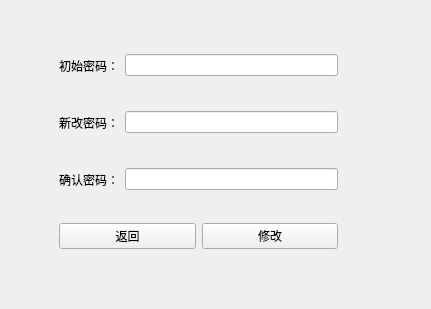
<?xml version="1.0" encoding="UTF-8"?>
<ui version="4.0">
 <class>StuModifyPassSelf</class>
 <widget class="QWidget" name="StuModifyPassSelf">
  <property name="geometry">
   <rect>
    <x>0</x>
    <y>0</y>
    <width>431</width>
    <height>309</height>
   </rect>
  </property>
  <property name="windowTitle">
   <string>Form</string>
  </property>
  <widget class="QWidget" name="widget_5" native="true">
   <property name="geometry">
    <rect>
     <x>50</x>
     <y>40</y>
     <width>297</width>
     <height>222</height>
    </rect>
   </property>
   <layout class="QVBoxLayout" name="verticalLayout">
    <item>
     <widget class="QWidget" name="widget" native="true">
      <layout class="QHBoxLayout" name="horizontalLayout">
       <item>
        <widget class="QLabel" name="label">
         <property name="text">
          <string>初始密码：</string>
         </property>
        </widget>
       </item>
       <item>
        <widget class="QLineEdit" name="lineEdit_oldPass">
         <property name="echoMode">
          <enum>QLineEdit::PasswordEchoOnEdit</enum>
         </property>
        </widget>
       </item>
      </layout>
     </widget>
    </item>
    <item>
     <widget class="QWidget" name="widget_2" native="true">
      <layout class="QHBoxLayout" name="horizontalLayout_2">
       <item>
        <widget class="QLabel" name="label_2">
         <property name="text">
          <string>新改密码：</string>
         </property>
        </widget>
       </item>
       <item>
        <widget class="QLineEdit" name="lineEdit_newPass">
         <property name="echoMode">
          <enum>QLineEdit::PasswordEchoOnEdit</enum>
         </property>
        </widget>
       </item>
      </layout>
     </widget>
    </item>
    <item>
     <widget class="QWidget" name="widget_3" native="true">
      <layout class="QHBoxLayout" name="horizontalLayout_3">
       <item>
        <widget class="QLabel" name="label_3">
         <property name="text">
          <string>确认密码：</string>
         </property>
        </widget>
       </item>
       <item>
        <widget class="QLineEdit" name="lineEdit_againPass">
         <property name="echoMode">
          <enum>QLineEdit::PasswordEchoOnEdit</enum>
         </property>
        </widget>
       </item>
      </layout>
     </widget>
    </item>
    <item>
     <widget class="QWidget" name="widget_4" native="true">
      <layout class="QHBoxLayout" name="horizontalLayout_4">
       <item>
        <widget class="QPushButton" name="pushButton_back">
         <property name="text">
          <string>返回</string>
         </property>
        </widget>
       </item>
       <item>
        <widget class="QPushButton" name="pushButton_modifyPass">
         <property name="text">
          <string>修改</string>
         </property>
        </widget>
       </item>
      </layout>
     </widget>
    </item>
   </layout>
  </widget>
 </widget>
 <resources/>
 <connections/>
</ui>
